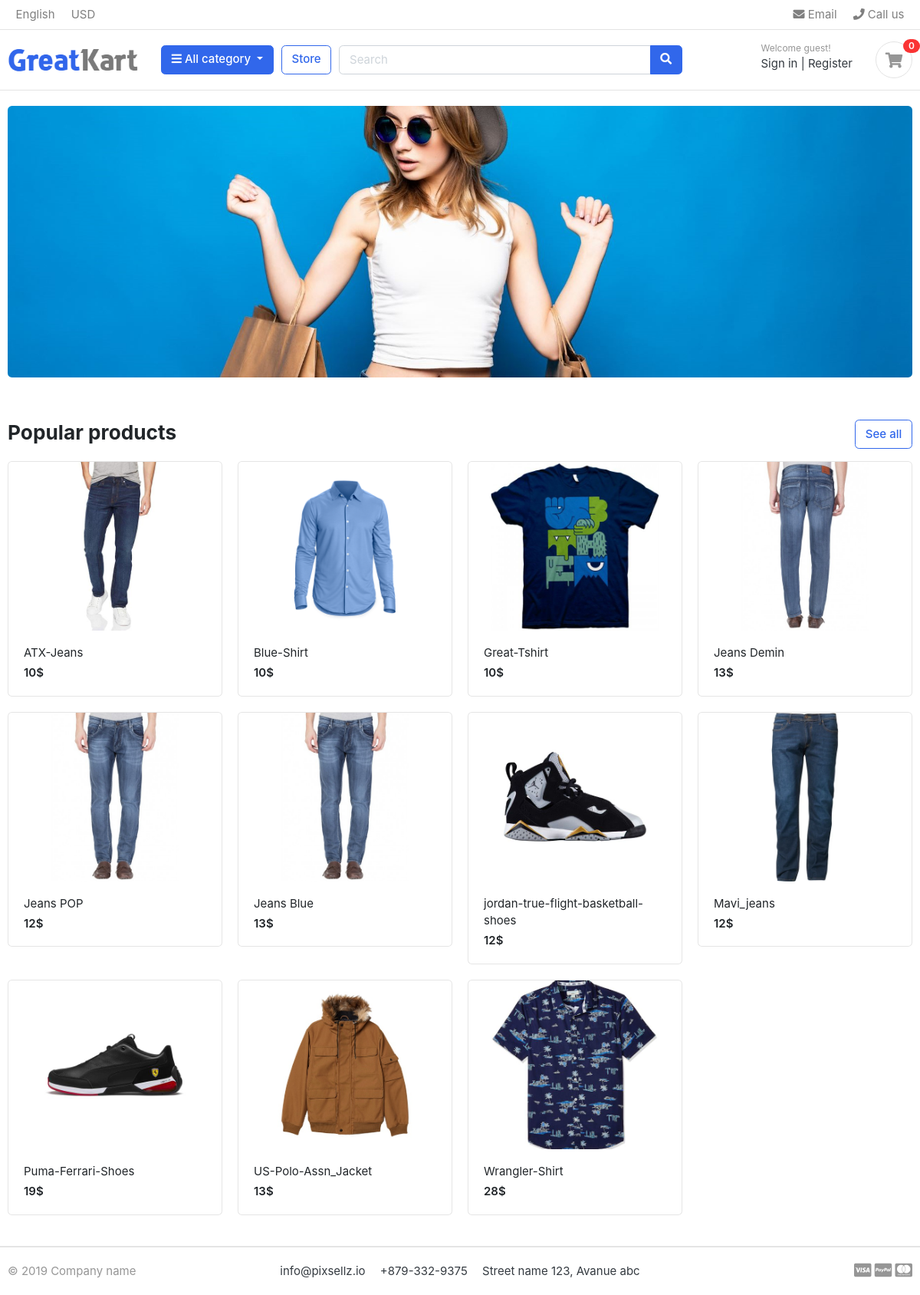
The page / on the database its author committed.
### store/models.py (models this page shows, shortened)
class Product(models.Model):
    product_name        = models.CharField(max_length=200, unique=True)
    slug                = models.SlugField(max_length=200, unique=True)
    product_description = models.TextField(max_length=500, blank=True)
    price               = models.IntegerField()
    product_image       = models.ImageField(upload_to='photos/products')
    stock               = models.IntegerField()
    is_available        = models.BooleanField(default=True)
    category            = models.ForeignKey(Category, on_delete=models.CASCADE)
    created_date        = models.DateTimeField(auto_now_add=True)
    modified_date       = models.DateTimeField(auto_now=True)
    def get_url(self):
        return reverse('product_detail',args=[self.category.slug,self.slug])

### ecom/views.py (the view)
# urls.py: 2. Add a URL to urlpatterns:  path('', views.home, name='home')
def home(request):
    products = Product.objects.all().filter(is_available=True)
    context = {
        'products' : products
    }
    return render(request,'home.html', context)

### category/context_processor.py (called while the page is built)
def menu_links(request):
    links = Category.objects.all()
    return dict(links=links)

### category/models.py (called while the page is built)
    def get_url(self):
        return reverse('products_by_category',args=[self.slug])

### templates/home.html
{% extends 'base.html' %}
{% load static %}
{% block content %}
<section class="section-intro padding-y-sm">
<div class="container">
<div class="intro-banner-wrap">
	<img src="{% static 'images/banners/cover.jpg' %}" class="img-fluid rounded">
</div>
</div>
</section>
<section class="section-name padding-y-sm">
<div class="container">
<header class="section-heading">
	<a href="./store.html" class="btn btn-outline-primary float-right">See all</a>
	<h3 class="section-title">Popular products</h3>
</header>
<div class="row">
	{% for product in products %}
	<div class="col-md-3">
		<div class="card card-product-grid">
			<a href="{{ product.get_url }}" class="img-wrap"> <img src="{{ product.product_image.url }}"> </a>
			<figcaption class="info-wrap">
				<a href="{{ product.get_url }}" class="title">{{ product.product_name }}</a>
				<div class="price mt-1">{{ product.price }}$</div>
			</figcaption>
		</div>
	</div>
	{% endfor %}
</div>
</div>
</section>
</body>
</html>
{% endblock %}

### ecom/static/css/ui.css (style rules this page uses)
html { font-family: "Inter", sans-serif; font-size: 15px; }
.img-wrap { text-align: center; display: block; }
.img-wrap img { max-width: 100%; }
.padding-y-sm { padding-top: 20px; padding-bottom: 20px; }
.section-heading { margin-bottom: 20px; margin-top: 15px; }
.section-title { color: #212529; }
[class*=card-product] a.title { color: #212529; display: block; }
[class*=card-product] .img-wrap { overflow: hidden; position: relative; }
[class*=card-product] .img-wrap img { height: 100%; max-width: 100%; width: auto; display: inline-block; -o-object-fit: cover; object-fit: cover; }
.card-product-grid { margin-bottom: 20px; }
.card-product-grid .img-wrap { border-radius: 0.2rem 0.2rem 0 0; height: 220px; }
.card-product-grid .info-wrap { overflow: hidden; padding: 18px 20px; }
.card .img-wrap { overflow: hidden; }
.price { font-weight: 600; color: #212529; }

### rows shown on the page
Product: product_image (picture), product_name "ATX-Jeans", price "10"
Product: product_image (picture), product_name "Blue-Shirt", price "10"
Product: product_image (picture), product_name "Great-Tshirt", price "10"
Product: product_image (picture), product_name "Jeans Demin", price "13"
Product: product_image (picture), product_name "Jeans POP", price "12"
Product: product_image (picture), product_name "Jeans Blue", price "13"
Product: product_image (picture), product_name "jordan-true-flight-basketball-shoes", price "12"
Product: product_image (picture), product_name "Mavi_jeans", price "12"
Product: product_image (picture), product_name "Puma-Ferrari-Shoes", price "19"
Product: product_image (picture), product_name "US-Polo-Assn_Jacket", price "13"
Product: product_image (picture), product_name "Wrangler-Shirt", price "28"
